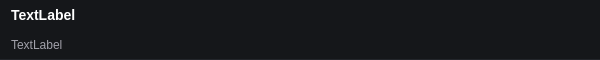
<?xml version="1.0" encoding="UTF-8"?>
<ui version="4.0">
 <class>ChatHeader</class>
 <widget class="QWidget" name="ChatHeader">
  <property name="geometry">
   <rect>
    <x>0</x>
    <y>0</y>
    <width>600</width>
    <height>60</height>
   </rect>
  </property>
  <property name="minimumSize">
   <size>
    <width>600</width>
    <height>60</height>
   </size>
  </property>
  <property name="maximumSize">
   <size>
    <width>16777215</width>
    <height>60</height>
   </size>
  </property>
  <property name="windowTitle">
   <string>Form</string>
  </property>
  <property name="styleSheet">
   <string notr="true">QWidget#ChatHeader {
    background-color: #15171a;
    border-bottom: 1px solid #23262b;
    padding: 8px 12px;
}

QLabel#name {
    color: #ffffff;
    font-weight: 500;
    font-size: 14px;
}

QLabel#time {
    color: #a1a1aa;
    font-size: 12px;
}</string>
  </property>
  <layout class="QVBoxLayout" name="verticalLayout">
   <property name="spacing">
    <number>0</number>
   </property>
   <property name="topMargin">
    <number>0</number>
   </property>
   <property name="bottomMargin">
    <number>0</number>
   </property>
   <item>
    <widget class="QLabel" name="name">
     <property name="minimumSize">
      <size>
       <width>0</width>
       <height>30</height>
      </size>
     </property>
     <property name="font">
      <font>
       <pointsize>14</pointsize>
      </font>
     </property>
     <property name="text">
      <string>TextLabel</string>
     </property>
    </widget>
   </item>
   <item>
    <widget class="QLabel" name="time">
     <property name="minimumSize">
      <size>
       <width>0</width>
       <height>20</height>
      </size>
     </property>
     <property name="text">
      <string>TextLabel</string>
     </property>
    </widget>
   </item>
  </layout>
 </widget>
 <resources/>
 <connections/>
</ui>
